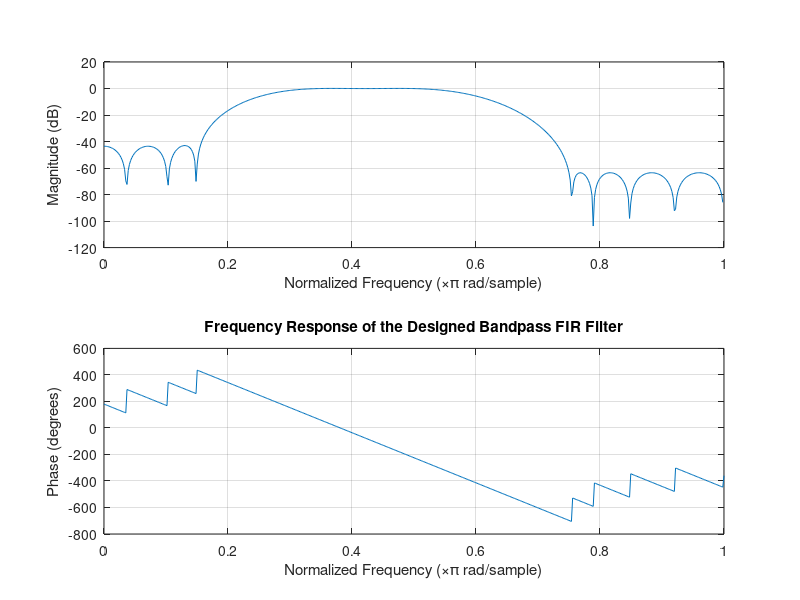

The MATLAB source for this figure:
F = [500, 1500, 2000, 3000]; % Frequency edges in Hz
A = [0, 1, 0]; % amplitudes at passband and stopbands
Dev = [0.01, 0.01, 0.001]; % Stopband ripple from 0 to 500 Hz and 3000 to 4000 Hz,passband ripple
Fs = 8000; % Sampling frequency in Hz
% Estimating the filter order, normalized frequencies, amplitudes, and weights
[N, Fin, Ain, W] = firpmord(F, A, Dev, Fs);
% Designing the filter using the Parks-McClellan algorithm
h = firpm(N, Fin, Ain, W);% filter coefficient
figure;
freqz(h, 1); % Plot frequency response 
title('Frequency Response of the Designed Bandpass FIR Filter');
% Output filter length and coefficients
disp(['The filter length : ', num2str(length(h))]);
disp('filter coefficients :');
fprintf('%.4f ', h);